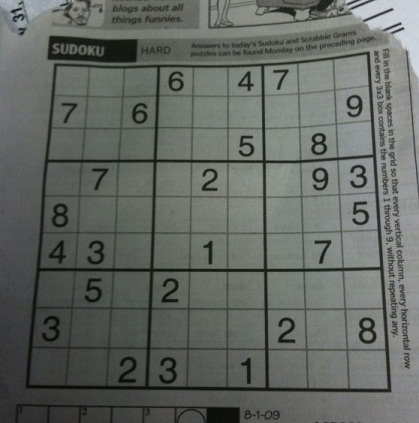
#> input picture Lab/lab06/sudoku-original.jpg, 419 x 423 px
$ python demo.py --input ../lab06/sudoku-original.jpg
#> lines starting #> are read from the running program, lines starting #| are printed output that depends on the picture; after the words box and inside, x2 and y2 are one past the last pixel; in counts of white or black regions, pixels touching at a corner belong together
#> further down, src is the input picture: shape (423, 419, 3); mean B, G, R 98.9, 103.6, 99.4
from __future__ import print_function
import cv2 as cv
import numpy as np
import argparse
import random as rng
rng.seed(12345)


def thresh_callback(val):
#> called with val = 200
    threshold = val

    canny_output = cv.Canny(src_gray, threshold, threshold * 2)
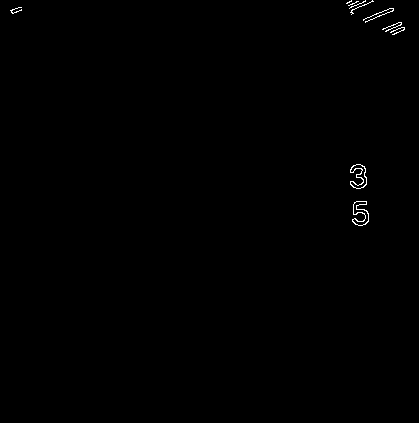
#> canny_output: shape (423, 419); 0.28% white in thin lines or dots, all inside (x1, y1, x2, y2) = (10, 0, 405, 226)

    contours, _ = cv.findContours(
        canny_output, cv.RETR_TREE, cv.CHAIN_APPROX_SIMPLE)
#> contours = 12 contours, 8 with area under 20; largest, box (x1, y1, x2, y2) and area: (352, 201, 369, 226) 193, (350, 164, 367, 189) 192, (352, 201, 369, 226) 171, (350, 164, 367, 189) 162

    contours_poly = [None]*len(contours)
#> contours_poly = 12 items
    boundRect = [None]*len(contours)
#> boundRect = 12 items
    centers = [None]*len(contours)
#> centers = 12 items
    radius = [None]*len(contours)
#> radius = 12 items
    for i, c in enumerate(contours):
        contours_poly[i] = cv.approxPolyDP(c, 3, True)
        boundRect[i] = cv.boundingRect(contours_poly[i])
        centers[i], radius[i] = cv.minEnclosingCircle(contours_poly[i])
#> this loop made 12 passes
#> after the loop, boundRect = [(352, 201, 17, 25), (352, 201, 17, 25), (350, 164, 17, 25), (350, 164, 17, 25), (390, 27, 15, 8), (382, 22, 20, 10), (363, 8, 31, 13), (10, 7, 12, 7), (348, 1, 11, 5), (351, 1, 23, 14), (349, 0, 17, 9), (346, 0, 6, 4)]; centers = [(361, 212.5), (359.9, 212.8), (358, 176), (358, 176), (397, 29.5), (391.5, 25.5), (378, 14), (15.5, 8.5), (353, 3), (362, 7.5), (357, 4), (348.5, 1.5)]; contours_poly = 12 contours, 8 with area under 20; largest, box (x1, y1, x2, y2) and area: (350, 164, 367, 189) 188, (350, 164, 367, 189) 174, (352, 201, 369, 226) 167, (352, 201, 369, 226) 114; radius = [12.54, 12.4, 12.17, 12.17, 7.43, 10.12, 16.16, 5.7, 5.39, 12.78, 8.94, 2.92]

    drawing = np.zeros(
        (canny_output.shape[0], canny_output.shape[1], 3), dtype=np.uint8)
    drawing = src.copy()

    min_w = 1000000
    min_h = min_w
    for i in range(len(contours)):
        # color = (rng.randint(0, 256), rng.randint(0, 256), rng.randint(0, 256))
        # cv.drawContours(drawing, contours_poly, i, color)
        x = int(boundRect[i][0])
        y = int(boundRect[i][1])
        xx = int(boundRect[i][0] + boundRect[i][2])
        yy = int(boundRect[i][1] + boundRect[i][3])
        w = int(boundRect[i][2])
        h = int(boundRect[i][3])
        if w < 21 or h < 21:
            continue
        print('w', w)
        print('h', h)
        cv.rectangle(drawing,
                     (x, y),
                     (xx, yy),
                     color,
                     1)
        if min_w > w:
            min_w = w
        if min_h > h:
            min_h = h
#> this loop made 12 passes
#> (x, y, xx, yy, w, h) on passes 1 to 12: (352, 201, 369, 226, 17, 25), (352, 201, 369, 226, 17, 25), (350, 164, 367, 189, 17, 25), (350, 164, 367, 189, 17, 25), (390, 27, 405, 35, 15, 8), (382, 22, 402, 32, 20, 10), (363, 8, 394, 21, 31, 13), (10, 7, 22, 14, 12, 7), (348, 1, 359, 6, 11, 5), (351, 1, 374, 15, 23, 14), (349, 0, 366, 9, 17, 9), (346, 0, 352, 4, 6, 4)
#> after the loop, min_h = 1000000; min_w = 1000000

    print('min_w', min_w)
#| min_w 1000000
    print('min_h', min_h)
#| min_h 1000000
    cv.imshow('Contours', drawing)


parser = argparse.ArgumentParser(
    description='Code for Creating Bounding boxes and circles for contours tutorial.')
parser.add_argument('--input', help='Path to input image.',
                    default='stuff.jpg')
args = parser.parse_args()
src = cv.imread(cv.samples.findFile(args.input))
if src is None:
    print('Could not open or find the image:', args.input)
    exit(0)
# Convert image to gray and blur it
src_gray = cv.cvtColor(src, cv.COLOR_BGR2GRAY)
src_gray = cv.blur(src_gray, (3, 3))
source_window = 'Source'
cv.namedWindow(source_window)
cv.imshow(source_window, src)
max_thresh = 255
thresh = 200  # initial threshold
cv.createTrackbar('Canny thresh:', source_window,
                  thresh, max_thresh, thresh_callback)
thresh_callback(thresh)
cv.waitKey()
